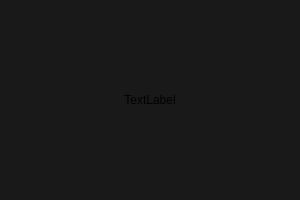
<?xml version="1.0" encoding="UTF-8"?>
<ui version="4.0">
 <class>PictureWidget</class>
 <widget class="QWidget" name="PictureWidget">
  <property name="geometry">
   <rect>
    <x>0</x>
    <y>0</y>
    <width>300</width>
    <height>200</height>
   </rect>
  </property>
  <property name="minimumSize">
   <size>
    <width>300</width>
    <height>200</height>
   </size>
  </property>
  <property name="maximumSize">
   <size>
    <width>300</width>
    <height>200</height>
   </size>
  </property>
  <property name="windowTitle">
   <string>Form</string>
  </property>
  <property name="styleSheet">
   <string notr="true">background-color: rgb(25, 25, 25);</string>
  </property>
  <layout class="QVBoxLayout" name="verticalLayout">
   <item>
    <widget class="QLabel" name="lb_showImage">
     <property name="text">
      <string>TextLabel</string>
     </property>
     <property name="alignment">
      <set>Qt::AlignCenter</set>
     </property>
    </widget>
   </item>
  </layout>
 </widget>
 <resources/>
 <connections/>
</ui>
